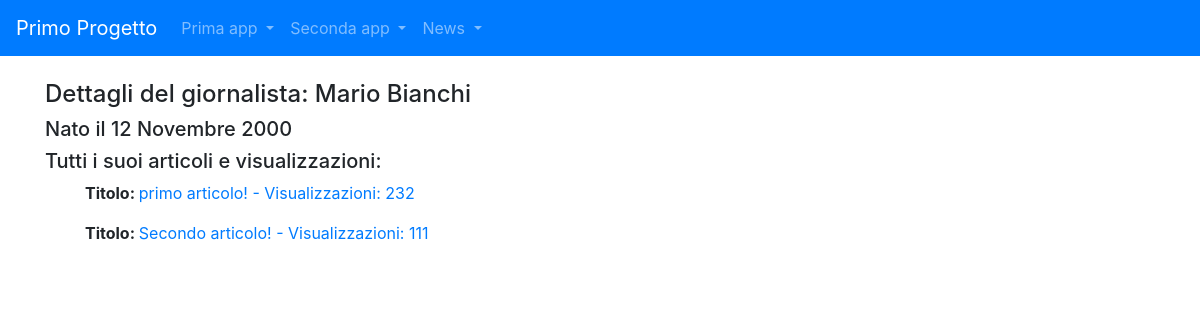
/news/giornalisti/3, run on the app's committed database.
### news/models.py (models this page shows, shortened)
class Giornalista(models.Model):
    nome = models.CharField(max_length=20)
    cognome = models.CharField(max_length=20)
    anno_di_nascita = models.DateField(blank=True)
    class Meta:
        verbose_name = "Giornalista"
        verbose_name_plural = "Giornalisti"

class Articolo(models.Model):
    titolo = models.CharField(max_length=100)
    contenuto = models.TextField()
    giornalista = models.ForeignKey(Giornalista, on_delete=models.CASCADE, related_name="articoli")
    data = models.DateField(auto_now=False, blank=True)
    visualizzazioni = models.IntegerField(default=0, blank=True)
    class Meta:
        verbose_name = "Articolo"
        verbose_name_plural = "Articoli"

### news/views.py (the view)
# urls.py: path('giornalisti/<int:pk>', giornalistaDetailView, name="giornalista_detail"),
def giornalistaDetailView(request, pk):
    giornalista = get_object_or_404(Giornalista, pk=pk)
    articoli = Articolo.objects.filter(giornalista_id=pk)
    context = {
        'giornalista': giornalista,
        'articoliScritti': articoli
        }
    return render(request, "giornalista_detail.html", context)

### news/templates/giornalista_detail.html
{% extends "base.html" %}
{% block content %}
    <h4>Dettagli del giornalista: {{ giornalista.nome }} {{ giornalista.cognome }}</h4>
    <h5>Nato il {{ giornalista.anno_di_nascita }}</h5>
    <h5>Tutti i suoi articoli e visualizzazioni:</h5>
        {% for articolo in articoliScritti%}
            <ul>
            <p><strong>Titolo: </strong> <a href={% url 'news:articolo_detail' articolo.id %}>{{ articolo.titolo }} - Visualizzazioni: {{ articolo.visualizzazioni }}</a></p>
            </ul>
        {% endfor %}
{% endblock content %}

### data on the page
Giornalista: nome "Mario", cognome "Bianchi", anno_di_nascita "12 Novembre 2000"
Articolo: titolo "primo articolo!", visualizzazioni "232"
Articolo: titolo "Secondo articolo!", visualizzazioni "111"
